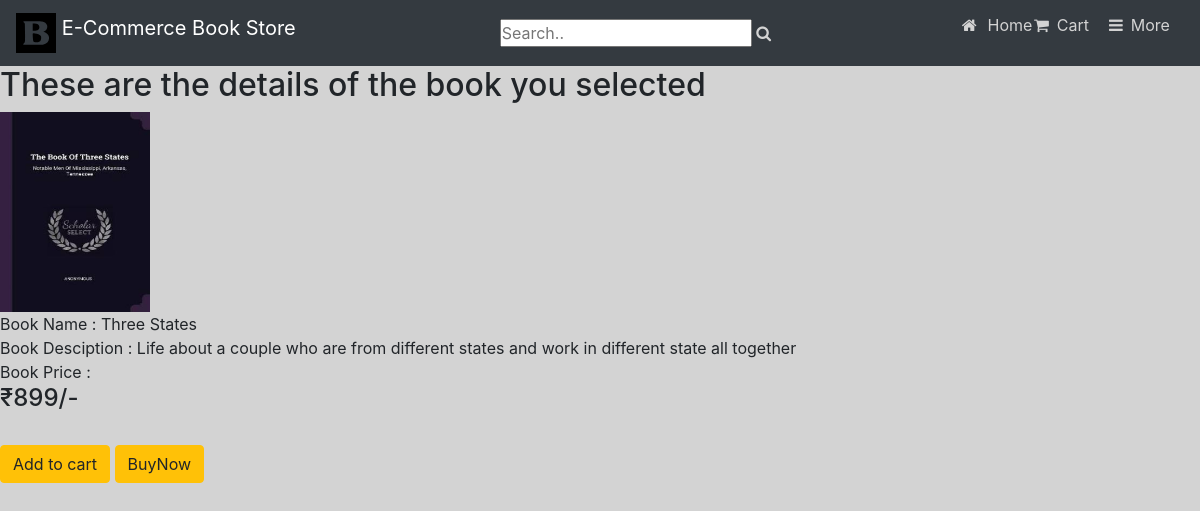
The app's page /products/book/Three States/ with its own data.
### myapp/models.py (models this page shows, shortened)
class Book(models.Model):
    Name = models.CharField(max_length=100)
    Desc = models.CharField(max_length=300)
    Price = models.IntegerField()
    image = models.ImageField(default="default.png", upload_to="book_images/")

### myapp/views.py (the view)
# urls.py: path('products/book/<str:book_name>/', views.product_detail, name="proddetail"),
def product_detail(request, book_name):
    book = Book.objects.get(Name=book_name)
    context = {
        'book' : book
    }
    return render(request,'myapp/productdetails.html', context)

### myapp/templates/myapp/productdetails.html (shortened to what this page needs)
{% extends 'myapp/base.html' %}
        {% block body %}
        <h2> These are the details of the book you selected </h2>
        <img width="150" height="200" src="{{ book.image.url }}"> <br>
        Book Name : {{book.Name}} <br>
        Book Desciption : {{book.Desc}} <br>
        Book Price : <h4> ₹{{book.Price}}/- </h4> <br>
        <a class="btn btn-warning" href="{% url 'myapp:proddetail' book.Name %}"> Add to cart <br> </a>
        <a class="btn btn-warning" href="{% url 'myapp:proddetail' book.Name %}"> BuyNow <br> </a>
        {% endblock %}

### myapp/static/myapp/style.css (style rules this page uses)
body { background-color:lightgray; }
* { margin: 0; padding: 0; list-style: none; text-decoration: none; box-sizing: border-box; }

### records on screen
Book: image (picture), Name "Three States", Desc "Life about a couple who are from different states and work in different state all together", Price "899"
